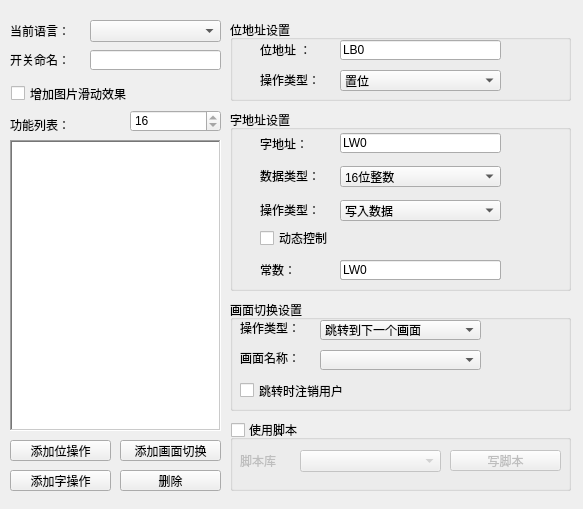
<?xml version="1.0" encoding="UTF-8"?>
<ui version="4.0">
 <class>qDropDownList</class>
 <widget class="QWidget" name="qDropDownList">
  <property name="geometry">
   <rect>
    <x>0</x>
    <y>0</y>
    <width>583</width>
    <height>509</height>
   </rect>
  </property>
  <property name="windowTitle">
   <string>Form</string>
  </property>
  <widget class="QLabel" name="label_2">
   <property name="geometry">
    <rect>
     <x>10</x>
     <y>117</y>
     <width>111</width>
     <height>16</height>
    </rect>
   </property>
   <property name="text">
    <string>功能列表：</string>
   </property>
  </widget>
  <widget class="QListWidget" name="listWidget">
   <property name="geometry">
    <rect>
     <x>10</x>
     <y>140</y>
     <width>211</width>
     <height>291</height>
    </rect>
   </property>
   <property name="frameShape">
    <enum>QFrame::WinPanel</enum>
   </property>
  </widget>
  <widget class="QPushButton" name="pushButton_word">
   <property name="geometry">
    <rect>
     <x>10</x>
     <y>470</y>
     <width>101</width>
     <height>21</height>
    </rect>
   </property>
   <property name="text">
    <string>添加字操作</string>
   </property>
  </widget>
  <widget class="QPushButton" name="pushButton_bit">
   <property name="geometry">
    <rect>
     <x>10</x>
     <y>440</y>
     <width>101</width>
     <height>21</height>
    </rect>
   </property>
   <property name="text">
    <string>添加位操作</string>
   </property>
  </widget>
  <widget class="QPushButton" name="pushButton_pic">
   <property name="geometry">
    <rect>
     <x>120</x>
     <y>440</y>
     <width>101</width>
     <height>21</height>
    </rect>
   </property>
   <property name="text">
    <string>添加画面切换</string>
   </property>
  </widget>
  <widget class="QPushButton" name="pushButton_del">
   <property name="geometry">
    <rect>
     <x>120</x>
     <y>470</y>
     <width>101</width>
     <height>21</height>
    </rect>
   </property>
   <property name="text">
    <string>删除</string>
   </property>
  </widget>
  <widget class="QGroupBox" name="groupBox">
   <property name="geometry">
    <rect>
     <x>230</x>
     <y>20</y>
     <width>341</width>
     <height>81</height>
    </rect>
   </property>
   <property name="title">
    <string>位地址设置</string>
   </property>
   <widget class="QLabel" name="label_3">
    <property name="geometry">
     <rect>
      <x>30</x>
      <y>20</y>
      <width>71</width>
      <height>20</height>
     </rect>
    </property>
    <property name="text">
     <string>位地址 ：</string>
    </property>
   </widget>
   <widget class="QLineEdit" name="edit_operatingAddr">
    <property name="geometry">
     <rect>
      <x>110</x>
      <y>20</y>
      <width>161</width>
      <height>20</height>
     </rect>
    </property>
    <property name="text">
     <string>LB0</string>
    </property>
   </widget>
   <widget class="QPushButton" name="btn_bitAddr">
    <property name="geometry">
     <rect>
      <x>270</x>
      <y>18</y>
      <width>21</width>
      <height>23</height>
     </rect>
    </property>
    <property name="text">
     <string/>
    </property>
    <property name="icon">
     <iconset resource="../../resourse.qrc">
      <normaloff>:/addressintput/images/address.bmp</normaloff>:/addressintput/images/address.bmp</iconset>
    </property>
    <property name="flat">
     <bool>true</bool>
    </property>
   </widget>
   <widget class="QLabel" name="label_4">
    <property name="geometry">
     <rect>
      <x>30</x>
      <y>50</y>
      <width>81</width>
      <height>20</height>
     </rect>
    </property>
    <property name="text">
     <string>操作类型：</string>
    </property>
   </widget>
   <widget class="QComboBox" name="comboBox_operateType">
    <property name="geometry">
     <rect>
      <x>110</x>
      <y>50</y>
      <width>161</width>
      <height>21</height>
     </rect>
    </property>
    <item>
     <property name="text">
      <string>置位</string>
     </property>
    </item>
    <item>
     <property name="text">
      <string>复位</string>
     </property>
    </item>
    <item>
     <property name="text">
      <string>交替</string>
     </property>
    </item>
   </widget>
  </widget>
  <widget class="QGroupBox" name="groupBox_2">
   <property name="geometry">
    <rect>
     <x>230</x>
     <y>110</y>
     <width>341</width>
     <height>181</height>
    </rect>
   </property>
   <property name="title">
    <string>字地址设置</string>
   </property>
   <widget class="QLabel" name="label_8">
    <property name="geometry">
     <rect>
      <x>30</x>
      <y>23</y>
      <width>71</width>
      <height>21</height>
     </rect>
    </property>
    <property name="text">
     <string>字地址： </string>
    </property>
   </widget>
   <widget class="QLineEdit" name="edit_operatingAddr_2">
    <property name="geometry">
     <rect>
      <x>110</x>
      <y>23</y>
      <width>161</width>
      <height>20</height>
     </rect>
    </property>
    <property name="text">
     <string>LW0</string>
    </property>
   </widget>
   <widget class="QPushButton" name="btn_wordAddr">
    <property name="geometry">
     <rect>
      <x>270</x>
      <y>22</y>
      <width>21</width>
      <height>23</height>
     </rect>
    </property>
    <property name="text">
     <string/>
    </property>
    <property name="icon">
     <iconset resource="../../resourse.qrc">
      <normaloff>:/addressintput/images/address.bmp</normaloff>:/addressintput/images/address.bmp</iconset>
    </property>
    <property name="flat">
     <bool>true</bool>
    </property>
   </widget>
   <widget class="QLabel" name="label_9">
    <property name="geometry">
     <rect>
      <x>30</x>
      <y>56</y>
      <width>61</width>
      <height>20</height>
     </rect>
    </property>
    <property name="text">
     <string>数据类型：</string>
    </property>
   </widget>
   <widget class="QComboBox" name="comboBox_dataType">
    <property name="geometry">
     <rect>
      <x>110</x>
      <y>56</y>
      <width>161</width>
      <height>21</height>
     </rect>
    </property>
    <item>
     <property name="text">
      <string>16位整数</string>
     </property>
    </item>
    <item>
     <property name="text">
      <string>32位整数</string>
     </property>
    </item>
    <item>
     <property name="text">
      <string>16位正整数</string>
     </property>
    </item>
    <item>
     <property name="text">
      <string>32位正整数</string>
     </property>
    </item>
    <item>
     <property name="text">
      <string>16位BCD码</string>
     </property>
    </item>
    <item>
     <property name="text">
      <string>32位BCD码</string>
     </property>
    </item>
    <item>
     <property name="text">
      <string>32位浮点数</string>
     </property>
    </item>
   </widget>
   <widget class="QLabel" name="label_6">
    <property name="geometry">
     <rect>
      <x>30</x>
      <y>90</y>
      <width>81</width>
      <height>20</height>
     </rect>
    </property>
    <property name="text">
     <string>操作类型：</string>
    </property>
   </widget>
   <widget class="QComboBox" name="comboBox_operateType_2">
    <property name="geometry">
     <rect>
      <x>110</x>
      <y>90</y>
      <width>161</width>
      <height>21</height>
     </rect>
    </property>
    <item>
     <property name="text">
      <string>写入数据</string>
     </property>
    </item>
    <item>
     <property name="text">
      <string>数值加</string>
     </property>
    </item>
    <item>
     <property name="text">
      <string>数值减</string>
     </property>
    </item>
    <item>
     <property name="text">
      <string>连续加</string>
     </property>
    </item>
    <item>
     <property name="text">
      <string>连续减</string>
     </property>
    </item>
   </widget>
   <widget class="QLabel" name="label_7">
    <property name="geometry">
     <rect>
      <x>30</x>
      <y>150</y>
      <width>71</width>
      <height>20</height>
     </rect>
    </property>
    <property name="text">
     <string>常数：</string>
    </property>
   </widget>
   <widget class="QLineEdit" name="edit_value">
    <property name="geometry">
     <rect>
      <x>110</x>
      <y>150</y>
      <width>161</width>
      <height>20</height>
     </rect>
    </property>
    <property name="text">
     <string>1</string>
    </property>
   </widget>
   <widget class="QPushButton" name="btn_wordAddr_const">
    <property name="geometry">
     <rect>
      <x>269</x>
      <y>148</y>
      <width>21</width>
      <height>23</height>
     </rect>
    </property>
    <property name="text">
     <string/>
    </property>
    <property name="icon">
     <iconset resource="../../resourse.qrc">
      <normaloff>:/addressintput/images/address.bmp</normaloff>:/addressintput/images/address.bmp</iconset>
    </property>
    <property name="flat">
     <bool>true</bool>
    </property>
   </widget>
   <widget class="QCheckBox" name="check_const">
    <property name="geometry">
     <rect>
      <x>30</x>
      <y>120</y>
      <width>71</width>
      <height>16</height>
     </rect>
    </property>
    <property name="text">
     <string>动态控制</string>
    </property>
   </widget>
   <widget class="QLineEdit" name="edit_const">
    <property name="geometry">
     <rect>
      <x>110</x>
      <y>150</y>
      <width>161</width>
      <height>20</height>
     </rect>
    </property>
    <property name="text">
     <string>LW0</string>
    </property>
   </widget>
  </widget>
  <widget class="QGroupBox" name="groupBox_3">
   <property name="geometry">
    <rect>
     <x>230</x>
     <y>300</y>
     <width>341</width>
     <height>111</height>
    </rect>
   </property>
   <property name="title">
    <string>画面切换设置</string>
   </property>
   <widget class="QLabel" name="label_11">
    <property name="geometry">
     <rect>
      <x>10</x>
      <y>20</y>
      <width>71</width>
      <height>16</height>
     </rect>
    </property>
    <property name="text">
     <string>操作类型：</string>
    </property>
   </widget>
   <widget class="QComboBox" name="comboBox_operType">
    <property name="geometry">
     <rect>
      <x>90</x>
      <y>20</y>
      <width>161</width>
      <height>20</height>
     </rect>
    </property>
    <item>
     <property name="text">
      <string>跳转到下一个画面</string>
     </property>
    </item>
    <item>
     <property name="text">
      <string>跳转到指定画面</string>
     </property>
    </item>
    <item>
     <property name="text">
      <string>关闭窗口</string>
     </property>
    </item>
    <item>
     <property name="text">
      <string>打开窗口</string>
     </property>
    </item>
    <item>
     <property name="text">
      <string>返回上一个画面</string>
     </property>
    </item>
   </widget>
   <widget class="QLabel" name="label_10">
    <property name="geometry">
     <rect>
      <x>10</x>
      <y>50</y>
      <width>71</width>
      <height>16</height>
     </rect>
    </property>
    <property name="text">
     <string>画面名称：</string>
    </property>
   </widget>
   <widget class="QComboBox" name="comboBox_ScreenIndex">
    <property name="geometry">
     <rect>
      <x>90</x>
      <y>50</y>
      <width>161</width>
      <height>20</height>
     </rect>
    </property>
   </widget>
   <widget class="QCheckBox" name="checkBox">
    <property name="geometry">
     <rect>
      <x>10</x>
      <y>80</y>
      <width>221</width>
      <height>21</height>
     </rect>
    </property>
    <property name="text">
     <string>跳转时注销用户</string>
    </property>
   </widget>
  </widget>
  <widget class="QLabel" name="label_12">
   <property name="geometry">
    <rect>
     <x>10</x>
     <y>50</y>
     <width>71</width>
     <height>20</height>
    </rect>
   </property>
   <property name="text">
    <string>开关命名：</string>
   </property>
  </widget>
  <widget class="QLineEdit" name="lineEdit_name">
   <property name="geometry">
    <rect>
     <x>90</x>
     <y>50</y>
     <width>131</width>
     <height>20</height>
    </rect>
   </property>
  </widget>
  <widget class="QGroupBox" name="groupBox_4">
   <property name="geometry">
    <rect>
     <x>230</x>
     <y>420</y>
     <width>341</width>
     <height>71</height>
    </rect>
   </property>
   <property name="title">
    <string>使用脚本</string>
   </property>
   <property name="checkable">
    <bool>true</bool>
   </property>
   <property name="checked">
    <bool>false</bool>
   </property>
   <widget class="QLabel" name="label_13">
    <property name="geometry">
     <rect>
      <x>10</x>
      <y>30</y>
      <width>51</width>
      <height>21</height>
     </rect>
    </property>
    <property name="text">
     <string>脚本库</string>
    </property>
    <property name="alignment">
     <set>Qt::AlignLeading|Qt::AlignLeft|Qt::AlignVCenter</set>
    </property>
   </widget>
   <widget class="QComboBox" name="comboBox_script">
    <property name="geometry">
     <rect>
      <x>70</x>
      <y>30</y>
      <width>141</width>
      <height>22</height>
     </rect>
    </property>
   </widget>
   <widget class="QPushButton" name="btn_new">
    <property name="geometry">
     <rect>
      <x>220</x>
      <y>30</y>
      <width>111</width>
      <height>21</height>
     </rect>
    </property>
    <property name="text">
     <string>写脚本</string>
    </property>
   </widget>
  </widget>
  <widget class="QSpinBox" name="spinBox">
   <property name="geometry">
    <rect>
     <x>130</x>
     <y>110</y>
     <width>91</width>
     <height>22</height>
    </rect>
   </property>
   <property name="minimum">
    <number>16</number>
   </property>
   <property name="maximum">
    <number>16</number>
   </property>
  </widget>
  <widget class="QLabel" name="label_15">
   <property name="geometry">
    <rect>
     <x>10</x>
     <y>20</y>
     <width>71</width>
     <height>21</height>
    </rect>
   </property>
   <property name="text">
    <string>当前语言：</string>
   </property>
  </widget>
  <widget class="QComboBox" name="comboBox_curLan">
   <property name="geometry">
    <rect>
     <x>90</x>
     <y>20</y>
     <width>131</width>
     <height>22</height>
    </rect>
   </property>
  </widget>
  <widget class="QCheckBox" name="check_pic">
   <property name="geometry">
    <rect>
     <x>11</x>
     <y>83</y>
     <width>191</width>
     <height>21</height>
    </rect>
   </property>
   <property name="text">
    <string>增加图片滑动效果</string>
   </property>
  </widget>
 </widget>
 <resources>
  <include location="../../resourse.qrc"/>
 </resources>
 <connections/>
</ui>
